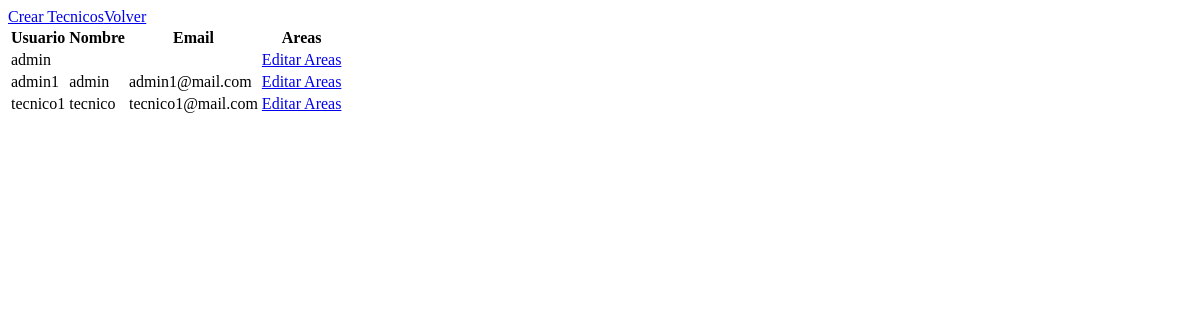
Page /SAS_tickets/tecnicos/ on the earlier database version.
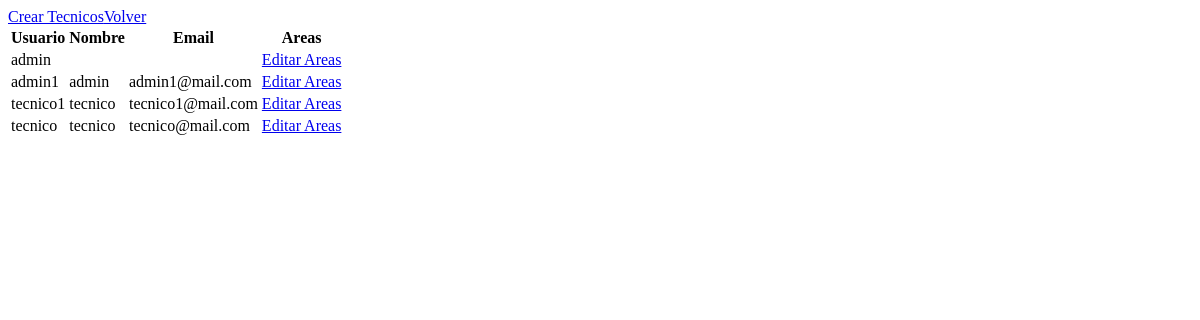
Same page on the later database version.
### SAS_tickets/models.py (models this page shows, shortened)
class Usuario(models.Model):
    user        = models.OneToOneField(User, on_delete=models.CASCADE)
    is_techsupp = models.BooleanField(default=False)
    profilepic  = models.ImageField(upload_to='pfp/', blank=True, null=True)

### SAS_tickets/views.py (the view)
# urls.py: path('tecnicos/', views.tecnicos , name="tecnicos"),
def tecnicos(request):
    techsupp = Usuario.objects.filter(is_techsupp=True)
    context = {
        "techsupp": techsupp
    }
    return render(request, 'admin/tecnicos.html', context)

### SAS_tickets/templates/Admin/tecnicos.html (shortened to what this page needs)
<!DOCTYPE html>
<html lang="en">
<head>
</head>
<body>
    <a href="{% url 'crear_tecnico' %}">Crear Tecnicos</a><a href="{% url 'panel_admin' %}">Volver</a>
    <table>
        <tr>
            <th>Usuario</th>
            <th>Nombre</th>
            <th>Email</th>
            <th>Areas</th>
        </tr>
        {% for tecnico in techsupp %}
            <tr>
                <td>{{ tecnico.user.username }}</td>
                <td>{{ tecnico.user.first_name }}</td>
                <td>{{ tecnico.user.email }}</td>
                <td><a href="{% url 'areas_tecnico' tecnico.user.username %}">Editar Areas</a></td>
            </tr>
        {% endfor %}
    </table>
</body>
</html>

Differences in the rows shown:
added Usuario: user.username "tecnico", user.first_name "tecnico", user.email "tecnico@mail.com"
